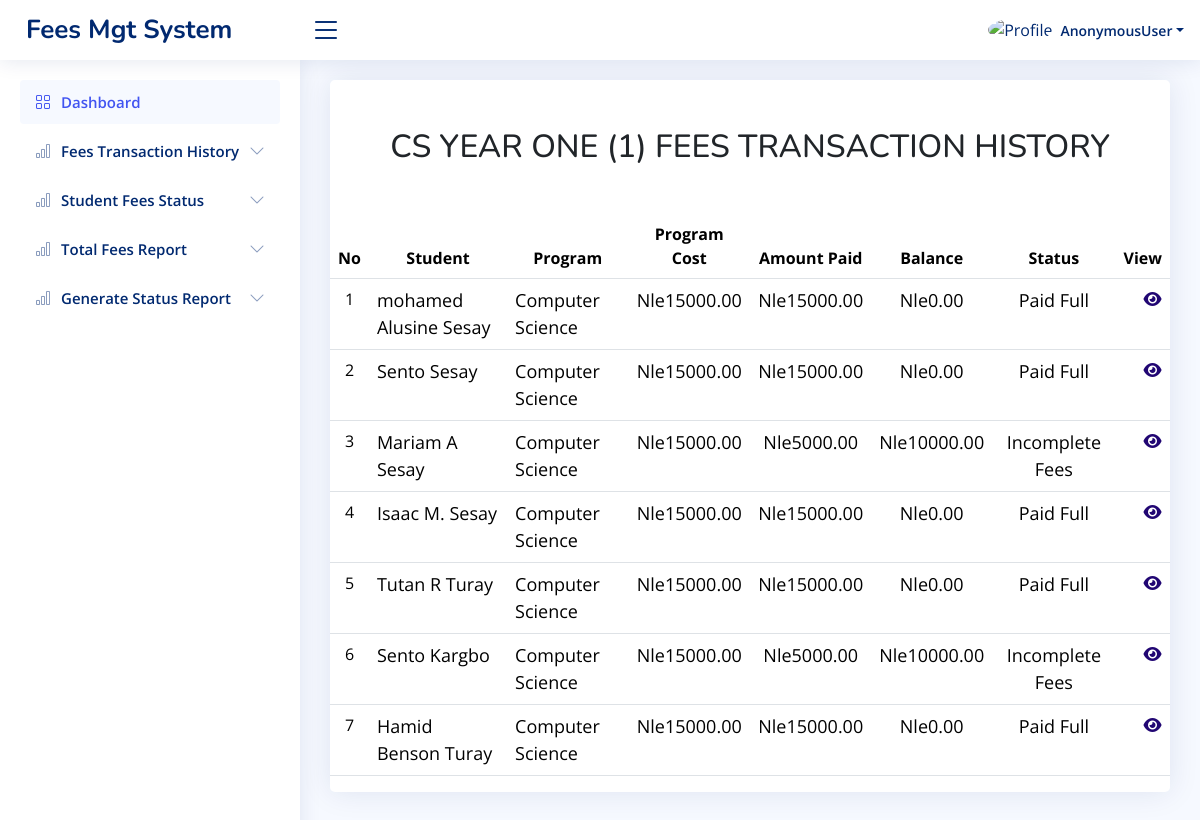
The page /admin_cs1_transaction/ on the database its author committed.
### app/models.py (models this page shows, shortened)
class CS_Fees1(models.Model):
    student_name = models.CharField(max_length=100)
    id_number = models.CharField(max_length=20)
    program = models.ForeignKey(Programs, on_delete=models.CASCADE)
    program_details = models.ForeignKey(Programs, on_delete=models.CASCADE, related_name='program_details_payments', null=True, blank=True)
    department = models.ForeignKey(Department, on_delete=models.CASCADE)
    sum_of = models.CharField(max_length=200)
    paid_for = models.CharField(max_length=200, default='Tuition Fees')
    check_no = models.BigIntegerField(null=True, blank=True)
    receipt_no = models.CharField(max_length=20, unique=True, blank=True)
    amount_paid = models.DecimalField(max_digits=10, decimal_places=2)
    level = models.CharField(max_length=20, choices=LEVEL1)
    payment_date = models.DateField(null=True)
    second_payment_date = models.DateField(null=True, blank=True)
    cost_of_program = models.ForeignKey(CS_Cost1, on_delete=models.CASCADE, related_name='cost_of_program_payments')
    paid_fees = models.DecimalField(max_digits=10, decimal_places=2, default=0.00)
    payment_slip = models.FileField(upload_to='payment_slips/', blank=True, null=True)
    second_payment_slip = models.FileField(upload_to='payment_slips/', blank=True, null=True)
    payment_status = models.CharField(max_length=20, choices=[
        ('Paid Full', 'Paid Full'),
        ('Incomplete Fees', 'Incomplete Fees'),
    ])
    def balance(self):
        return Decimal(self.cost_of_program.program_fees) - self.paid_fees

class Programs(models.Model):
    program_name = models.CharField(max_length=100)
    department = models.ForeignKey(Department, on_delete=models.CASCADE)

class CS_Cost1(models.Model):
    program_name = models.CharField(max_length=255, null=True)
    program_duration = models.CharField(max_length=255)
    program_fees = models.DecimalField(max_digits=10, decimal_places=2)
    department = models.ForeignKey(Department, on_delete=models.CASCADE)
    all_program = models.ForeignKey(Programs, on_delete=models.CASCADE)

### app/views.py (the view)
# urls.py: path('admin_cs1_transaction/', views.admin_cs1_transaction, name='admin_cs1_transaction'),
def admin_cs1_transaction(request):
    fees1 = CS_Fees1.objects.all()
    return render(request, 'admin_cs1_transaction.html', {'fees1':fees1})

### templates/admin_cs1_transaction.html (shortened to what this page needs)
{% load static %}
<!DOCTYPE html>
<html lang="en">
<head>
    <link href="{% static 'vendor1/bootstrap/css/bootstrap.min.css' %}" rel="stylesheet">
    <link href="{% static 'vendor1/bootstrap-icons/bootstrap-icons.css' %}" rel="stylesheet">
    <link href="{% static 'vendor1/boxicons/css/boxicons.min.css' %}" rel="stylesheet">
    <link href="{% static 'vendor1/quill/quill.snow.css' %}" rel="stylesheet">
    <link href="{% static 'vendor1/quill/quill.bubble.css' %}" rel="stylesheet">
    <link href="{% static 'vendor1/remixicon/remixicon.css' %}" rel="stylesheet">
    <link href="{% static 'vendor1/simple-datatables/style.css' %}" rel="stylesheet">
    <link rel="stylesheet" href="https://cdnjs.cloudflare.com/ajax/libs/font-awesome/6.6.0/css/all.min.css" />
    <link href="{% static 'css1/style.css' %}" rel="stylesheet">
  </head>
<body>
 <header id="header" class="header fixed-top d-flex align-items-center">
  <div class="d-flex align-items-center justify-content-between">
    <a href="{% url 'main_home' %}" class="logo d-flex align-items-center">
      <span class="d-none d-lg-block">Fees Mgt System</span>
    </a>
    <i class="bi bi-list toggle-sidebar-btn"></i>
  </div>
  <nav class="header-nav ms-auto">
    <ul class="d-flex align-items-center">
      <li class="nav-item dropdown pe-3">
        <a class="nav-link nav-profile d-flex align-items-center pe-0" href="#" data-bs-toggle="dropdown">
          <img src="{% static 'img1/cusl.png' %}" alt="Profile" class="rounded-circle">
          <span class="d-none d-md-block dropdown-toggle ps-2">{{user}}</span>
        </a>
      </li>
    </ul>
  </nav>
</header>
<aside id="sidebar" class="sidebar">
  <ul class="sidebar-nav" id="sidebar-nav">
    <li class="nav-item">
      <a class="nav-link " href="{% url 'main_home' %}">
        <i class="bi bi-grid"></i>
        <span>Dashboard</span>
      </a>
    </li>
    <li class="nav-item">
      <a class="nav-link collapsed" data-bs-target="#charts-nav1" data-bs-toggle="collapse" href="#">
        <i class="bi bi-bar-chart"></i><span>Fees Transaction History</span><i class="bi bi-chevron-down ms-auto"></i>
      </a>
    </li>
    <li class="nav-item">
      <a class="nav-link collapsed" data-bs-target="#charts-nav" data-bs-toggle="collapse" href="#">
        <i class="bi bi-bar-chart"></i><span>Student Fees Status</span><i class="bi bi-chevron-down ms-auto"></i>
      </a>
    </li>
    <li class="nav-item">
      <a class="nav-link collapsed" data-bs-target="#charts-nav3" data-bs-toggle="collapse" href="#">
        <i class="bi bi-bar-chart"></i><span>Total Fees Report</span><i class="bi bi-chevron-down ms-auto"></i>
      </a>
    </li>
    <li class="nav-item">
      <a class="nav-link collapsed" data-bs-target="#charts-nav4" data-bs-toggle="collapse" href="#">
        <i class="bi bi-bar-chart"></i><span>Generate Status Report</span><i class="bi bi-chevron-down ms-auto"></i>
      </a>
    </li>
  </ul>
</aside>
  <main id="main" class="main">
    <section class="section">
      <div class="row">
        <div class="col-lg-12">
          <div class="card">
            <h2 class="text-center mt-5 mb-5">CS YEAR ONE (1) FEES TRANSACTION HISTORY</h2>
              <table class="table datatable">
                <thead>
                  <tr>
                    <th style="font-size: 16px; text-align: center;">No</th>
                    <th style="font-size: 16px; text-align: center;">Student</th>
                    <th style="font-size: 16px; text-align: center;">Program</th>
                    <th style="font-size: 16px; text-align: center;">Program Cost</th>
                    <th style="font-size: 16px; text-align: center;">Amount Paid</th>
                    <th style="font-size: 16px; text-align: center;">Balance</th>
                    <th style="font-size: 16px; text-align: center;">Status</th>
                    <th style="font-size: 16px; text-align: center;">View</th>
                  </tr>
                </thead>
                <tbody>
               {% for fee1 in fees1 %}
                  <tr>
                    <td style="text-align: center;">{{forloop.counter}}</td>
                    <td style="font-size: 18px;">{{fee1.student_name}}</td>
                    <td style="font-size: 18px;">{{fee1.program.program_name}}</td>
                    <td style="text-align: center; font-size: 18px;">Nle{{fee1.cost_of_program.program_fees}}</td>
                    <td style="text-align: center; font-size: 18px;">Nle{{fee1.paid_fees}} </td>
                    <td style="text-align: center; font-size: 18px;">Nle{{fee1.balance}} </td>
                    <td style="text-align: center; font-size: 18px;">{{fee1.payment_status}}</td>
                    <td>
                      <a href="{% url 'view_admin_cs1_transaction' fee1.id %}">
                        <i class="fas fa-eye" style="color: rgb(33, 6, 115); margin-left: 20px;"></i>
                    </a>
                    </td>
                  </tr>
                {% endfor %}
                </tbody>
              </table>
            </div>
          </div>
        </div>
    </section>
</body>
</html>

### static/css1/style.css (style rules this page uses)
:root { scroll-behavior: smooth; }
body { font-family: "Open Sans", sans-serif; background: #f6f9ff; color: #444444; }
a { color: #4154f1; text-decoration: none; }
h1, h2, h3, h4, h5, h6 { font-family: "Nunito", sans-serif; }
#main { margin-top: 60px; padding: 20px 30px; transition: all 0.3s; }
.card { margin-bottom: 30px; border: none; border-radius: 5px; box-shadow: 0px 0 30px rgba(1, 41, 112, 0.1); }
.logo { line-height: 1; }
@media (min-width: 1200px) { .logo { width: 280px; } }
.logo span { font-size: 26px; font-weight: 700; color: #012970; font-family: "Nunito", sans-serif; }
.header { transition: all 0.5s; z-index: 997; height: 60px; box-shadow: 0px 2px 20px rgba(1, 41, 112, 0.1); background-color: #fff; padding-left: 20px; }
.header .toggle-sidebar-btn { font-size: 32px; padding-left: 10px; cursor: pointer; color: #012970; }
.header-nav ul { list-style: none; }
.header-nav>ul { margin: 0; padding: 0; }
.header-nav .nav-profile { color: #012970; }
.header-nav .nav-profile img { max-height: 36px; }
.header-nav .nav-profile span { font-size: 14px; font-weight: 600; }
.sidebar { position: fixed; top: 60px; left: 0; bottom: 0; width: 300px; z-index: 996; transition: all 0.3s; padding: 20px; overflow-y: auto; scrollbar-width: thin; scrollbar-color: #aab7cf transparent; box-shadow: 0px 0px 20px rgba(1, 41, 112, 0.1); background-color: #fff; }
@media (min-width: 1200px) { #main, #footer { margin-left: 300px; } }
.sidebar-nav { padding: 0; margin: 0; list-style: none; }
.sidebar-nav li { padding: 0; margin: 0; list-style: none; }
.sidebar-nav .nav-item { margin-bottom: 5px; }
.sidebar-nav .nav-link { display: flex; align-items: center; font-size: 15px; font-weight: 600; color: #4154f1; transition: 0.3; background: #f6f9ff; padding: 10px 15px; border-radius: 4px; }
.sidebar-nav .nav-link i { font-size: 16px; margin-right: 10px; color: #4154f1; }
.sidebar-nav .nav-link.collapsed { color: #012970; background: #fff; }
.sidebar-nav .nav-link.collapsed i { color: #899bbd; }
.sidebar-nav .nav-link .bi-chevron-down { margin-right: 0; transition: transform 0.2s ease-in-out; }

### rows shown on the page
CS_Fees1: student_name "mohamed Alusine Sesay", program.program_name "Computer Science", cost_of_program.program_fees "15000.00", paid_fees "15000.00", balance "0.00", payment_status "Paid Full"
CS_Fees1: student_name "Sento Sesay", program.program_name "Computer Science", cost_of_program.program_fees "15000.00", paid_fees "15000.00", balance "0.00", payment_status "Paid Full"
CS_Fees1: student_name "Mariam A Sesay", program.program_name "Computer Science", cost_of_program.program_fees "15000.00", paid_fees "5000.00", balance "10000.00", payment_status "Incomplete Fees"
CS_Fees1: student_name "Isaac M. Sesay", program.program_name "Computer Science", cost_of_program.program_fees "15000.00", paid_fees "15000.00", balance "0.00", payment_status "Paid Full"
CS_Fees1: student_name "Tutan R Turay", program.program_name "Computer Science", cost_of_program.program_fees "15000.00", paid_fees "15000.00", balance "0.00", payment_status "Paid Full"
CS_Fees1: student_name "Sento Kargbo", program.program_name "Computer Science", cost_of_program.program_fees "15000.00", paid_fees "5000.00", balance "10000.00", payment_status "Incomplete Fees"
CS_Fees1: student_name "Hamid Benson Turay", program.program_name "Computer Science", cost_of_program.program_fees "15000.00", paid_fees "15000.00", balance "0.00", payment_status "Paid Full"

### other values the page prints
{{ user }} "AnonymousUser"
